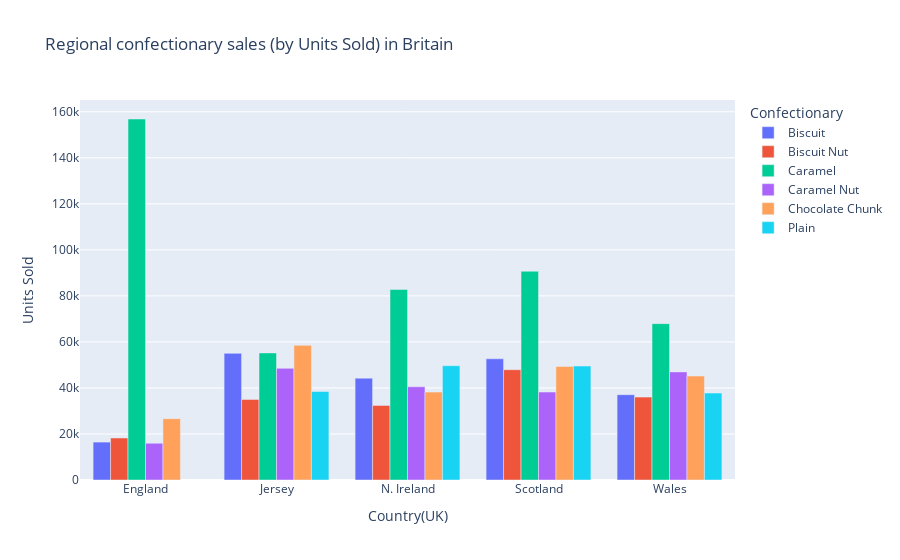

Source (notebook cell):
### Markdown cell above
<h1> Data Visualization

### Code cell
# Regional confectionary sales

# Calculate total units sold by country and confectionary type
regional_sale=df_iqr.groupby(['Country(UK)', 'Confectionary']) ['Units Sold'].sum().reset_index()
# Create a grouped bar chart showing total units sold by confectionary type and region
fig=px.bar(regional_sale, x='Country(UK)', y='Units Sold', color='Confectionary', 
           title='Regional confectionary sales (by Units Sold) in Britain')
fig.update_layout(barmode='group') 
fig.show()

### Figure 1 — Plotly figure (JSON) as saved in the notebook; plotly's stock layout.template omitted (floating-point values rounded to 4 significant figures)
{"data": [{"alignmentgroup": "True", "hovertemplate": "Confectionary=Biscuit<br>Country(UK)=%{x}<br>Units Sold=%{y}<extra></extra>", "legendgroup": "Biscuit", "marker": {"color": "#636efa", "pattern": {"shape": ""}}, "name": "Biscuit", "offsetgroup": "Biscuit", "orientation": "v", "showlegend": true, "textposition": "auto", "type": "bar", "x": ["England", "Jersey", "N. Ireland", "Scotland", "Wales"], "xaxis": "x", "y": [16475, 55040, 44266, 52662, 37072], "yaxis": "y"}, {"alignmentgroup": "True", "hovertemplate": "Confectionary=Biscuit Nut<br>Country(UK)=%{x}<br>Units Sold=%{y}<extra></extra>", "legendgroup": "Biscuit Nut", "marker": {"color": "#EF553B", "pattern": {"shape": ""}}, "name": "Biscuit Nut", "offsetgroup": "Biscuit Nut", "orientation": "v", "showlegend": true, "textposition": "auto", "type": "bar", "x": ["England", "Jersey", "N. Ireland", "Scotland", "Wales"], "xaxis": "x", "y": [18256, 35035, 32422, 47930, 36015], "yaxis": "y"}, {"alignmentgroup": "True", "hovertemplate": "Confectionary=Caramel<br>Country(UK)=%{x}<br>Units Sold=%{y}<extra></extra>", "legendgroup": "Caramel", "marker": {"color": "#00cc96", "pattern": {"shape": ""}}, "name": "Caramel", "offsetgroup": "Caramel", "orientation": "v", "showlegend": true, "textposition": "auto", "type": "bar", "x": ["England", "Jersey", "N. Ireland", "Scotland", "Wales"], "xaxis": "x", "y": [156871, 55220, 82780, 90726, 67950], "yaxis": "y"}, {"alignmentgroup": "True", "hovertemplate": "Confectionary=Caramel Nut<br>Country(UK)=%{x}<br>Units Sold=%{y}<extra></extra>", "legendgroup": "Caramel Nut", "marker": {"color": "#ab63fa", "pattern": {"shape": ""}}, "name": "Caramel Nut", "offsetgroup": "Caramel Nut", "orientation": "v", "showlegend": true, "textposition": "auto", "type": "bar", "x": ["England", "Jersey", "N. Ireland", "Scotland", "Wales"], "xaxis": "x", "y": [15970, 48515, 40494, 38220, 46982], "yaxis": "y"}, {"alignmentgroup": "True", "hovertemplate": "Confectionary=Chocolate Chunk<br>Country(UK)=%{x}<br>Units Sold=%{y}<extra></extra>", "legendgroup": "Chocolate Chunk", "marker": {"color": "#FFA15A", "pattern": {"shape": ""}}, "name": "Chocolate Chunk", "offsetgroup": "Chocolate Chunk", "orientation": "v", "showlegend": true, "textposition": "auto", "type": "bar", "x": ["England", "Jersey", "N. Ireland", "Scotland", "Wales"], "xaxis": "x", "y": [26661, 58504, 38190, 49328, 45180], "yaxis": "y"}, {"alignmentgroup": "True", "hovertemplate": "Confectionary=Plain<br>Country(UK)=%{x}<br>Units Sold=%{y}<extra></extra>", "legendgroup": "Plain", "marker": {"color": "#19d3f3", "pattern": {"shape": ""}}, "name": "Plain", "offsetgroup": "Plain", "orientation": "v", "showlegend": true, "textposition": "auto", "type": "bar", "x": ["Jersey", "N. Ireland", "Scotland", "Wales"], "xaxis": "x", "y": [38452, 49664, 49516, 37792], "yaxis": "y"}], "layout": {"autosize": true, "barmode": "group", "legend": {"title": {"text": "Confectionary"}, "tracegroupgap": 0}, "title": {"text": "Regional confectionary sales (by Units Sold) in Britain"}, "xaxis": {"anchor": "y", "autorange": true, "domain": [0, 1], "range": [-0.5, 4.5], "title": {"text": "Country(UK)"}, "type": "category"}, "yaxis": {"anchor": "x", "autorange": true, "domain": [0, 1], "range": [0, 165100.0], "title": {"text": "Units Sold"}, "type": "linear"}}}
